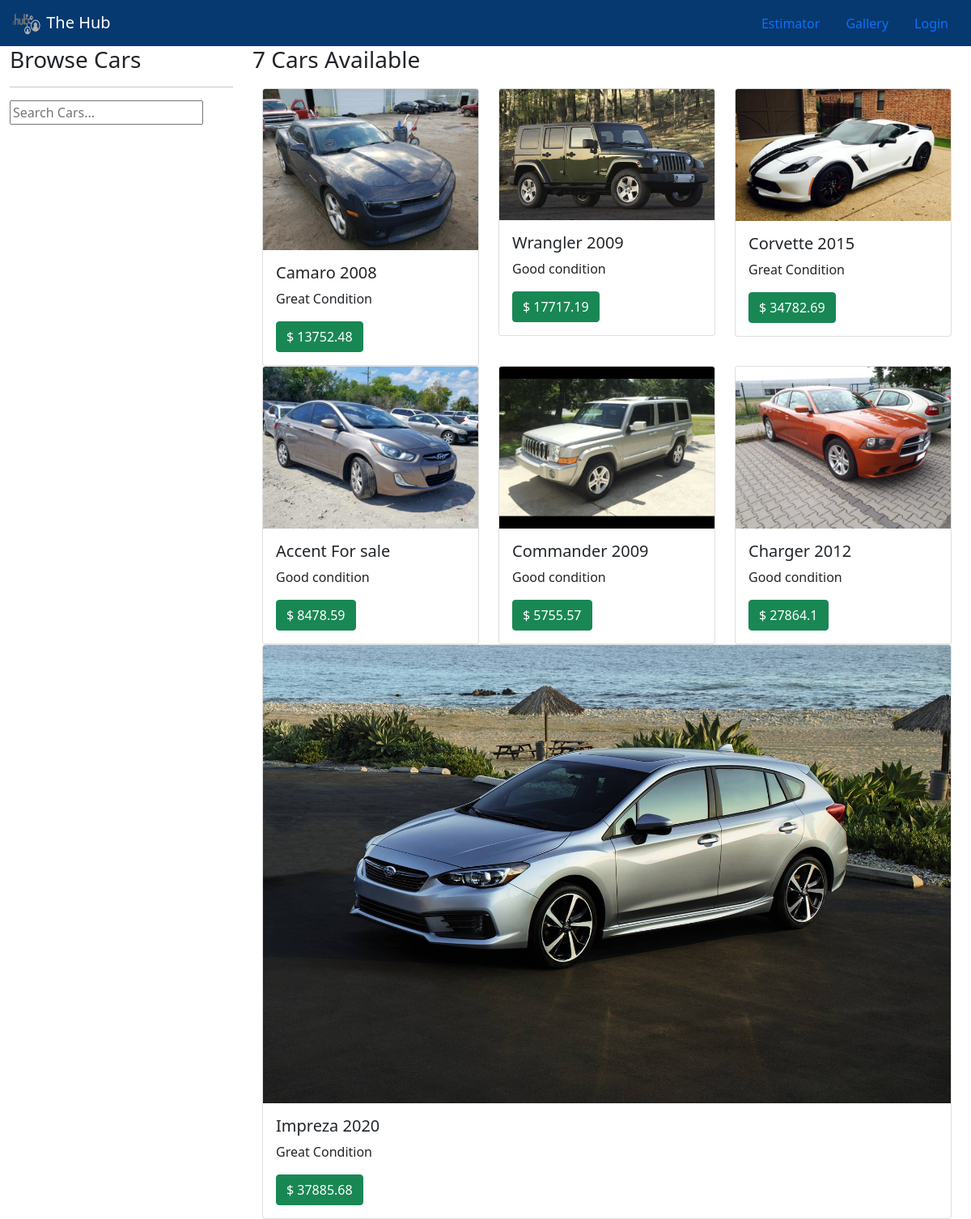
The page /gallery on the database its author committed.
### main/models.py (models this page shows, shortened)
class Post(models.Model):
    name = models.CharField(max_length=200)
    description = models.CharField(max_length=2000)
    sellerId = models.ForeignKey(User, on_delete=models.CASCADE)
    carId = models.ForeignKey(Car, on_delete= models.CASCADE)
    created = models.DateTimeField(auto_now_add=True)
    avatar = models.ImageField(null=True)
    class Meta:
        ordering = ['-created']

class Car(models.Model):
    year = models.IntegerField()
    odometer = models.FloatField(max_length=10)
    condition = models.FloatField(max_length=4)
    transmission = models.IntegerField()
    model = models.CharField(max_length=50)
    price = models.FloatField(max_length=15)
    sellerId = models.ForeignKey(User, on_delete=models.CASCADE)

### main/views.py (the view)
# urls.py: path("gallery", views.gallery, name="gallery"),
def gallery(response):
    if response.GET.get('q') != None:
        q = response.GET.get('q')
    else:
        q=''
    posts = Post.objects.filter(
        Q(carId__model__icontains=q) |
        Q(carId__year__icontains=q)
    )
    posts_count = posts.count()
    context = {'posts': posts , 'posts_count' : posts_count}
    return render(response, "main/gallery.html", context)

### main/templates/main/gallery.html (shortened to what this page needs)
{% extends 'main/base.html' %}
{% block content %}
<div class="gallery-container" >
<div class="container">
  <h3> Browse Cars</h3>
  <hr>
  <form method="GET" action="{% url 'gallery' %}">
    <input type="text" name="q" placeholder="Search Cars...">
  </form>
</div>
<div class="container">
    {% if posts_count < 2 %}
    <h3>{{posts_count}} Car Available </h3>
    {% else %}
    <h3>{{posts_count}} Cars Available </h3>
    {% endif %}
    <div>
      <div class=" container-fluid" style="padding-top: 10px;" >
        <div class="row">
          {% for post in posts %}
          <div class="col">
            <div class="card">
              <img src="{{post.avatar.url}}" class="card-img-top" alt="Car.png">
                  <div class="card-body">
                    <h5 class="card-title">{{post.name}}</h5>
                    <p class="card-text">{{post.description}}</p>
                    <a href="{% url 'post' post.id %}" class="btn btn-success">$ {{post.carId.price}}</a>
                  </div>
            </div>
          </div>
          {% endfor %}
        </div>
    </div>
</div>
</div>
{% endblock %}

### main/templates/main/base.html (shortened to what this page needs)
<!DOCTYPE html>
<html lang="en">
<head>
    <link rel="stylesheet" type="text/css" media="screen"  href="../../../static/styles/css/bootstrap.css">
</head>
<body>
        <div>
        {% include 'main/navbar.html' %}
        </div>
        {% block content %}
        {% endblock %}
</body>
</html>

### main/templates/main/navbar.html (shortened to what this page needs)
<nav class="navbar navbar-expand-lg navbar-dark" style="background-color: #063970;">
    <div class="container-fluid">
        <a class="navbar-brand" href="{% url 'home'%}">
            <img src='../../../static/images/thehublogo.png' alt="" width="40" height="30" class="d-inline-block align-text-top">
            The Hub
          </a>
    <ul class="nav">
        <li class="nav-item">
            <a  class="nav-link active" href= "{% url 'service' %}"> Estimator</a>
        </li>
        <li class="nav-item">
            <a class="nav-link" href="{% url 'gallery' %} "> Gallery</a>
        </li>
        {% if request.user.is_authenticated %}
        <li class="nav-item">
            <a class="nav-link"href="{% url 'mailbox'%}">MailBox</a>
        </li>
        <li class="nav-item">
            <a class="nav-link" href="{% url 'logout' %} "> Logout</a>
        </li>
        {% else %}
        <li class="nav-item">
            <a class="nav-link" href="{% url 'login' %} "> Login</a>
        </li>
        {% endif %}
    </div>
</nav>

### main/templates/main/gallery.html (style rules this page uses)
.gallery-container { display: grid; grid-template-columns: 1fr 3fr; }

### rows shown on the page
Post: avatar (picture), name "Camaro 2008", description "Great Condition", carId.price "13752.48"
Post: avatar (picture), name "Wrangler 2009", description "Good condition", carId.price "17717.19"
Post: avatar (picture), name "Corvette 2015", description "Great Condition", carId.price "34782.69"
Post: avatar (picture), name "Accent For sale", description "Good condition", carId.price "8478.59"
Post: avatar (picture), name "Commander 2009", description "Good condition", carId.price "5755.57"
Post: avatar (picture), name "Charger 2012", description "Good condition", carId.price "27864.1"
Post: avatar (picture), name "Impreza 2020", description "Great Condition", carId.price "37885.68"

### other values the page prints
{{ posts_count }} "7"
